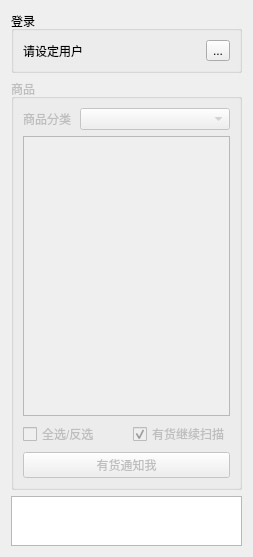
<?xml version="1.0" encoding="UTF-8"?>
<ui version="4.0">
 <class>Dialog</class>
 <widget class="QDialog" name="Dialog">
  <property name="windowModality">
   <enum>Qt::WindowModal</enum>
  </property>
  <property name="geometry">
   <rect>
    <x>0</x>
    <y>0</y>
    <width>253</width>
    <height>534</height>
   </rect>
  </property>
  <property name="windowTitle">
   <string>抢包子助手</string>
  </property>
  <property name="windowIcon">
   <iconset>
    <normaloff>image/toast.png</normaloff>image/toast.png</iconset>
  </property>
  <layout class="QGridLayout" name="gridLayout_2">
   <item row="0" column="0">
    <widget class="QGroupBox" name="groupBox">
     <property name="title">
      <string>登录</string>
     </property>
     <layout class="QGridLayout" name="gridLayout">
      <item row="0" column="0">
       <layout class="QHBoxLayout" name="horizontalLayout">
        <item>
         <widget class="QLabel" name="lblUser">
          <property name="text">
           <string>请设定用户</string>
          </property>
         </widget>
        </item>
        <item>
         <spacer name="horizontalSpacer">
          <property name="orientation">
           <enum>Qt::Horizontal</enum>
          </property>
          <property name="sizeHint" stdset="0">
           <size>
            <width>40</width>
            <height>20</height>
           </size>
          </property>
         </spacer>
        </item>
        <item>
         <widget class="QToolButton" name="btnConfigUser">
          <property name="text">
           <string>...</string>
          </property>
         </widget>
        </item>
       </layout>
      </item>
     </layout>
    </widget>
   </item>
   <item row="1" column="0">
    <widget class="QGroupBox" name="gbxStep2">
     <property name="enabled">
      <bool>false</bool>
     </property>
     <property name="title">
      <string>商品</string>
     </property>
     <property name="checkable">
      <bool>false</bool>
     </property>
     <property name="checked">
      <bool>false</bool>
     </property>
     <layout class="QVBoxLayout" name="verticalLayout">
      <item>
       <layout class="QGridLayout" name="gridLayout_3">
        <item row="0" column="0">
         <widget class="QLabel" name="label_2">
          <property name="minimumSize">
           <size>
            <width>0</width>
            <height>0</height>
           </size>
          </property>
          <property name="text">
           <string>商品分类</string>
          </property>
          <property name="openExternalLinks">
           <bool>true</bool>
          </property>
          <property name="buddy">
           <cstring></cstring>
          </property>
         </widget>
        </item>
        <item row="0" column="1">
         <widget class="QComboBox" name="cmbProduct">
          <property name="minimumSize">
           <size>
            <width>150</width>
            <height>0</height>
           </size>
          </property>
         </widget>
        </item>
       </layout>
      </item>
      <item>
       <widget class="QScrollArea" name="scrollArea">
        <property name="sizePolicy">
         <sizepolicy hsizetype="Preferred" vsizetype="Preferred">
          <horstretch>0</horstretch>
          <verstretch>0</verstretch>
         </sizepolicy>
        </property>
        <property name="minimumSize">
         <size>
          <width>0</width>
          <height>280</height>
         </size>
        </property>
        <property name="widgetResizable">
         <bool>true</bool>
        </property>
        <widget class="QWidget" name="taskContent">
         <property name="geometry">
          <rect>
           <x>0</x>
           <y>0</y>
           <width>209</width>
           <height>276</height>
          </rect>
         </property>
        </widget>
       </widget>
      </item>
      <item>
       <layout class="QGridLayout" name="gridLayout_4">
        <item row="0" column="0">
         <widget class="QCheckBox" name="cbxCheckAll">
          <property name="text">
           <string>全选/反选</string>
          </property>
         </widget>
        </item>
        <item row="0" column="1">
         <spacer name="horizontalSpacer_2">
          <property name="orientation">
           <enum>Qt::Horizontal</enum>
          </property>
          <property name="sizeHint" stdset="0">
           <size>
            <width>37</width>
            <height>17</height>
           </size>
          </property>
         </spacer>
        </item>
        <item row="0" column="2">
         <widget class="QCheckBox" name="cbxContinue">
          <property name="text">
           <string>有货继续扫描</string>
          </property>
          <property name="checked">
           <bool>true</bool>
          </property>
         </widget>
        </item>
       </layout>
      </item>
      <item>
       <widget class="QPushButton" name="btnNotifyMission">
        <property name="text">
         <string>有货通知我</string>
        </property>
       </widget>
      </item>
     </layout>
    </widget>
   </item>
   <item row="2" column="0">
    <widget class="QPlainTextEdit" name="txtMsg">
     <property name="minimumSize">
      <size>
       <width>0</width>
       <height>50</height>
      </size>
     </property>
     <property name="font">
      <font>
       <pointsize>8</pointsize>
      </font>
     </property>
     <property name="undoRedoEnabled">
      <bool>false</bool>
     </property>
     <property name="readOnly">
      <bool>true</bool>
     </property>
     <property name="plainText">
      <string notr="true"/>
     </property>
    </widget>
   </item>
  </layout>
 </widget>
 <resources/>
 <connections/>
</ui>
